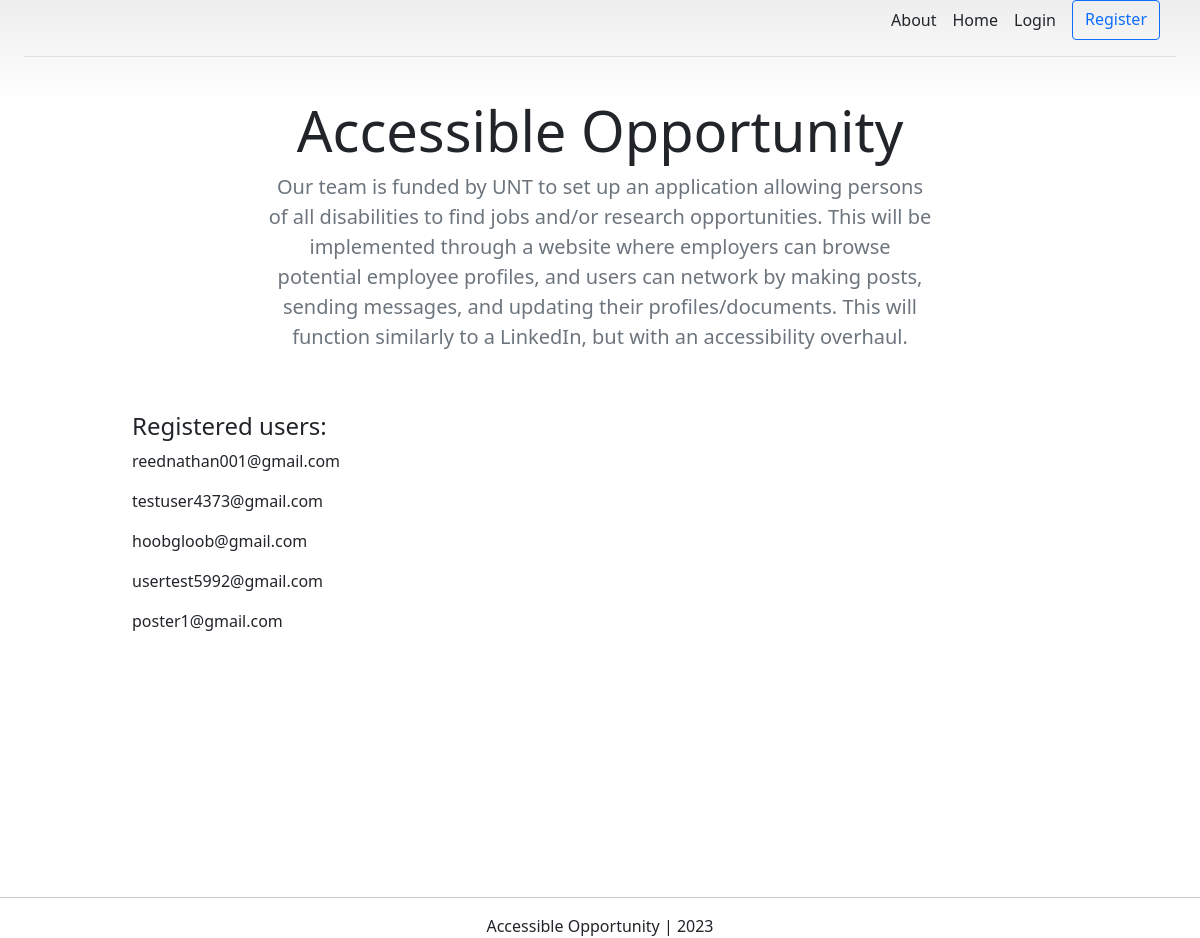
The page / on the database its author committed.
### account/models.py (models this page shows, shortened)
class Account(AbstractBaseUser):
	email 					= models.EmailField(verbose_name="email", max_length=60,unique=True)
	username				= models.CharField(max_length=30, unique=True)
	date_joined				= models.DateTimeField(verbose_name='date joined', auto_now_add=True)
	last_login				= models.DateTimeField(verbose_name='last login', auto_now=True)
	is_admin				= models.BooleanField(default=False)
	is_active				= models.BooleanField(default=True)
	is_staff				= models.BooleanField(default=False)
	is_superuser			= models.BooleanField(default=False)
	is_poster				= models.BooleanField(default=False)
	USERNAME_FIELD = 'email'
	REQUIRED_FIELDS = ['username',]
	objects = MyAccountManager()
	def __str__(self):
		return self.email

### personal/views.py (the view)
# urls.py: path('', home_screen_view, name="home"),
def home_screen_view(request):
	context = {}
	blog_posts = sorted(BlogPost.objects.all(), key=attrgetter('date_updated'), reverse=True)
	accounts = Account.objects.all()
	context['accounts'] = accounts
	context['blog_posts'] = blog_posts
	user = request.user
	if user.is_authenticated:
		if user.is_poster:
			return render(request, "personal/posterhome.html", context)
		else:
			return render(request, "personal/applicanthome.html", context)
	else:
		return render(request, "personal/home.html", context)

### personal/templates/personal/home.html
{% extends 'base.html' %}
{% block content %}
<div class="pricing-header p-3 pb-md-4 mx-auto text-center">
      <h1 class="display-4 fw-normal">Accessible Opportunity</h1>
	<p
      class="fs-5 text-muted">Our team is funded by UNT to set up an application allowing persons of all disabilities to find jobs and/or research opportunities. This will be implemented through a website where employers can browse potential employee profiles, and users can network by making posts, sending messages, and updating their profiles/documents. This will function similarly to a LinkedIn, but with an accessibility overhaul.
  	</p>
</div>
<div class="container">
	<div class="d-flex flex-column">
		<h4>Registered users:</h4>
		{% for account in accounts %}
			<p>{{account}}</p>
		{% endfor %}
	</div>
</div>
{% endblock content %}

### templates/snippets/header.html (style rules this page uses)
body { background-image: linear-gradient(180deg, #eee, #fff 100px, #fff); }
.container { max-width: 960px; }
.pricing-header { max-width: 700px; padding: 10px; margin: 20px auto; }

### templates/snippets/base_css.html (style rules this page uses)
body { background-color: #f2f2f2; }

### rows shown on the page
Account: email "reednathan001@gmail.com"
Account: email "testuser4373@gmail.com"
Account: email "hoobgloob@gmail.com"
Account: email "usertest5992@gmail.com"
Account: email "poster1@gmail.com"
